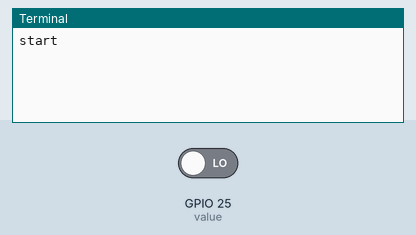
The program below on a simulated Raspberry Pi (BCM pin numbers). Shown: the last lines printed to the terminal. Inputs (shaded band) come from the test bench; at power-on: GPIO 25 (value) LOW.

Above: at 1.2 s.
1.3 s: GPIO 25 (value) driven HIGH
At 1.9 s:
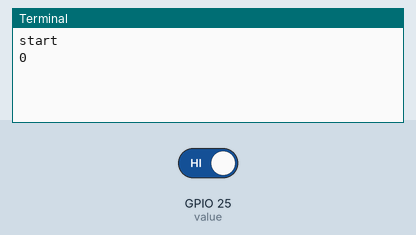
2.8 s: GPIO 25 (value) driven LOW
At 4.2 s:
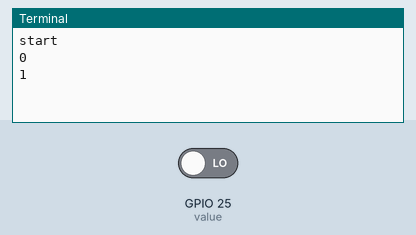

Measured:
- after the input at 1.3 s, the terminal: prints a new line at once (image 1)
- after the input at 2.8 s, the terminal: prints a new line at once (image 2)

The program:

seiden.py
```python
import RPi.GPIO as GPIO

GPIO.setmode(GPIO.BCM)
GPIO.setup(25,GPIO.IN)

status = 0
cnt = 0
print("start")
try:
    while True:
        value = GPIO.input(25)
        if value != status:
            print(cnt)
            cnt += 1
            status = value

except(KeyboardInterrupt):
    print("interrupt")

GPIO.cleanup()
```
